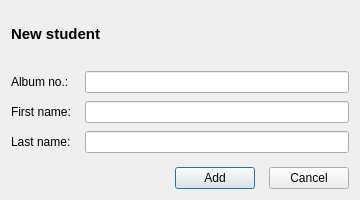
<?xml version="1.0" encoding="UTF-8"?>
<ui version="4.0">
 <class>StudentDialog</class>
 <widget class="QDialog" name="StudentDialog">
  <property name="geometry">
   <rect><x>0</x><y>0</y><width>360</width><height>200</height></rect>
  </property>
  <property name="minimumWidth"><number>320</number></property>
    <property name="windowTitle"><string>Add student</string></property>
  <layout class="QVBoxLayout" name="verticalLayout">
   <property name="spacing"><number>14</number></property>
   <item>
    <widget class="QLabel" name="labelTitle">
    <property name="text"><string>New student</string></property>
     <property name="font"><font><pointsize>11</pointsize><bold>true</bold></font></property>
    </widget>
   </item>
   <item>
    <layout class="QFormLayout" name="formLayout">
     <property name="verticalSpacing"><number>8</number></property>
     <item row="0" column="0">
    <widget class="QLabel" name="labelAlbum"><property name="text"><string>Album no.:</string></property></widget>
     </item>
     <item row="0" column="1">
      <widget class="QLineEdit" name="lineEditAlbum"/>
     </item>
     <item row="1" column="0">
    <widget class="QLabel" name="labelFirstName"><property name="text"><string>First name:</string></property></widget>
     </item>
     <item row="1" column="1">
      <widget class="QLineEdit" name="lineEditFirstName"/>
     </item>
     <item row="2" column="0">
    <widget class="QLabel" name="labelLastName"><property name="text"><string>Last name:</string></property></widget>
     </item>
     <item row="2" column="1">
      <widget class="QLineEdit" name="lineEditLastName"/>
     </item>
    </layout>
   </item>
   <item>
    <layout class="QHBoxLayout">
     <item><spacer><property name="orientation"><enum>Qt::Horizontal</enum></property><property name="sizeHint" stdset="0"><size><width>40</width><height>20</height></size></property></spacer></item>
    <item><widget class="QPushButton" name="buttonOk"><property name="text"><string>Add</string></property><property name="default"><bool>true</bool></property></widget></item>
    <item><widget class="QPushButton" name="buttonCancel"><property name="text"><string>Cancel</string></property></widget></item>
    </layout>
   </item>
  </layout>
 </widget>
 <resources/>
 <connections>
  <connection>
   <sender>buttonCancel</sender><signal>clicked()</signal>
   <receiver>StudentDialog</receiver><slot>reject()</slot>
   <hints><hint type="sourcelabel"><x>300</x><y>185</y></hint><hint type="destinationlabel"><x>320</x><y>200</y></hint></hints>
  </connection>
 </connections>
</ui>
